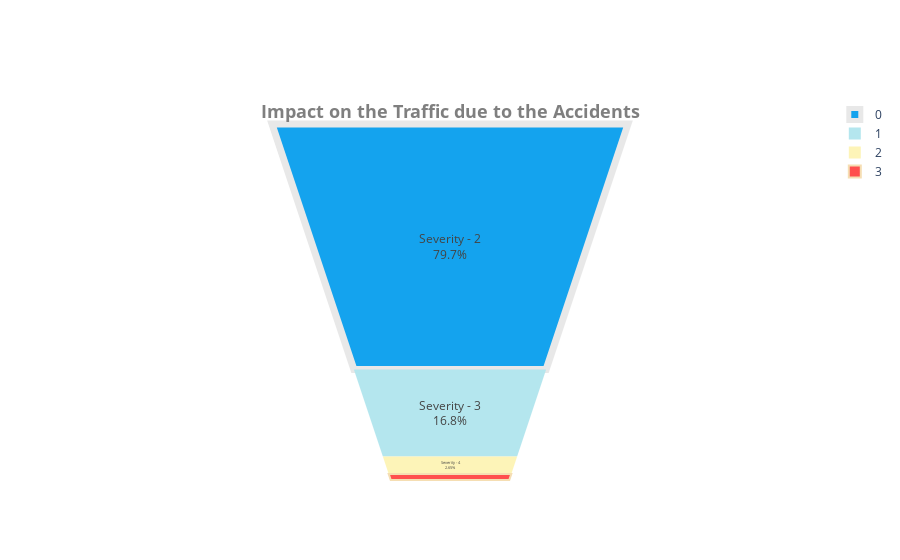

Notebook code cell kept with this figure:
### Markdown cell above
Accident severity is represented on a scale from 1 to 4. A rating of 1 denotes minimal impact on traffic, leading to short delays, while a 4 signifies severe impact, causing long delays. Be aware that severity assessments from various sources might differ in their traffic impact, so segregate data by source when performing severity-based analyses.

### Code cell
severity.severity_analysis(df)

### Figure 1 — Plotly figure (JSON) as saved in the notebook; plotly's stock layout.template omitted (floating-point values rounded to 4 significant figures)
{"data": [{"marker": {"colors": ["#14a3ee", "#b4e6ee", "#fdf4b8", "#ff4f4e"], "line": {"color": ["#e8e8e8", "wheat", "wheat", "wheat"], "width": [7, 0, 0, 2]}}, "text": ["Severity - 2", "Severity - 3", "Severity - 4", "Severity - 1"], "title": {"font": {"color": "#7f7f7f", "size": 18}, "position": "top center", "text": "<b>Impact on the Traffic due to the Accidents</b>"}, "type": "funnelarea", "values": [6156981, 1299337, 204710, 67366]}], "layout": {}}
